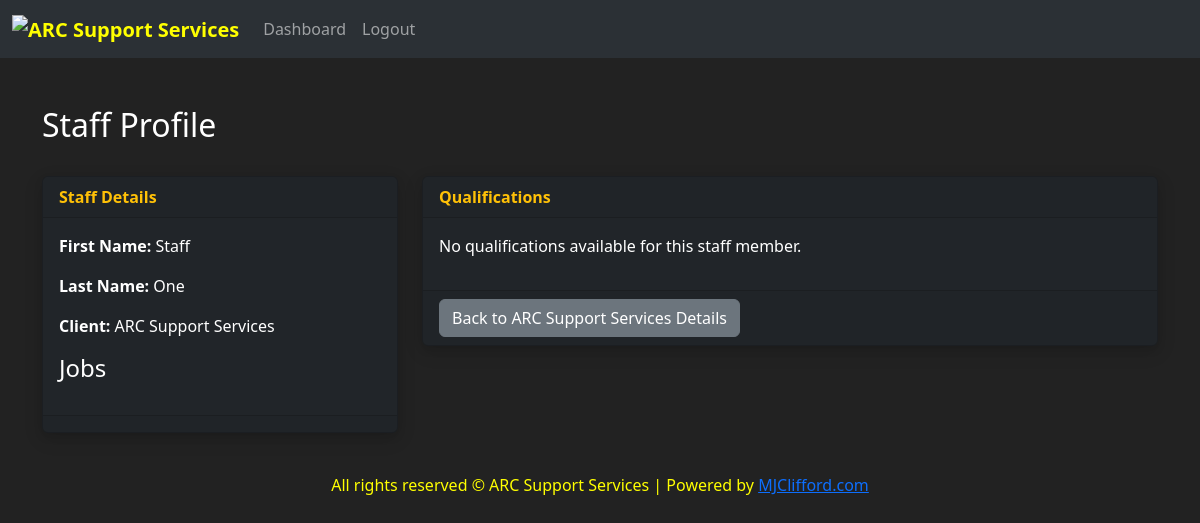
Screenshot of /vda/staff/1/ with the database file from the repository.
### vda/models.py (models this page shows, shortened)
class Staff(models.Model):
    first_name = models.CharField(max_length=100)
    last_name = models.CharField(max_length=100)
    client = models.ForeignKey(Client, on_delete=models.CASCADE, related_name='staff', null=True)

class Client(models.Model):
    company_name = models.CharField(max_length=255, unique=True)
    address_line_1 = models.CharField(max_length=255, blank=True, null=True)
    address_line_2 = models.CharField(max_length=255, blank=True, null=True)
    town = models.CharField(max_length=100, blank=True, null=True)
    county = models.CharField(max_length=100, blank=True, null=True)
    postcode = models.CharField(max_length=20, blank=True, null=True)
    phone_number = models.CharField(max_length=20, blank=True, null=True)

### vda/views.py (the view)
# urls.py: path('staff/<int:staff_id>/', views.staff_profile, name='staff_profile'),
def staff_profile(request, staff_id):
    staff = get_object_or_404(Staff, id=staff_id)
    return render(request, 'staff_profile.html', {'staff': staff})

### vda/templates/staff_profile.html (shortened to what this page needs)
{% extends 'base.html' %}
{% block content %}
<div class="container mt-5">
    <h2 class="text-white">Staff Profile</h2>
    <div class="row">
        <div class="col-md-4">
            <div class="card bg-dark text-white my-4">
                <div class="card-header text-warning">
                    Staff Details
                </div>
                <div class="card-body">
                    <p><strong>First Name:</strong> {{ staff.first_name }}</p>
                    <p><strong>Last Name:</strong> {{ staff.last_name }}</p>
                    <p><strong>Client:</strong> {{ staff.client.company_name }}</p>
                    <h4>Jobs</h4>
                </div>
                <div class="card-footer">
                </div>
            </div>
        </div>
        <div class="col-md-8">
            <div class="card bg-dark text-white my-4">
                <div class="card-header text-warning">
                    Qualifications
                </div>
                <div class="card-body">
                    {% if staff.jobs.exists %}
                        <table class="table table-dark table-striped">
                            <thead>
                                <tr>
                                    <th>Qualification</th>
                                    <th>Role</th>
                                    <th>Pass Date</th>
                                    <th>Expiry Date</th>
                                    <th>Actions</th>
                                </tr>
                            </thead>
                            <tbody>
                                {% for job in staff.jobs.all %}
                                    {% for qualification in job.qualifications.all %}
                                        <tr>
                                            <td>{{ qualification.name }}</td>
                                            <td>{{ job.get_role_display }}</td>
                                            <td>{{ qualification.passed_date }}</td>
                                            <td>{{ qualification.expiry_date }}</td>
                                            <td>
                                                {% if user.is_superuser %}
                                                <a href="{% url 'edit_or_delete_qualification' qualification.id %}" class="btn btn-sm btn-warning">
                                                    Edit/Delete
                                                </a>
                                                {% else %}
                                                    N/A
                                                {% endif %}
                                            </td>
                                        </tr>
                                    {% endfor %}
                                {% endfor %}
                            </tbody>
                        </table>
                    {% else %}
                        <p>No qualifications available for this staff member.</p>
                    {% endif %}
                </div>
                <div class="card-footer">
                    <a href="{% url 'client_detail' staff.client.id %}" class="btn btn-secondary">Back to {{ staff.client.company_name }} Details</a>
                </div>
            </div>
        </div>
    </div>
</div>
    {% endblock %}

### vda/static/css/styles.css (style rules this page uses)
*, *::after, *::before { margin: 0; padding: 0; box-sizing: border-box; }
body { background-color: #222 !important; color: #eee !important; min-height: 100vh; }
.card { box-shadow: 0 4px 8px rgba(0, 0, 0, .1), 0 6px 20px rgba(0, 0, 0, .1) }
.card-header { font-weight: bold; }

### rows the page displays
Staff: first_name "Staff", last_name "One", client.company_name "ARC Support Services"
